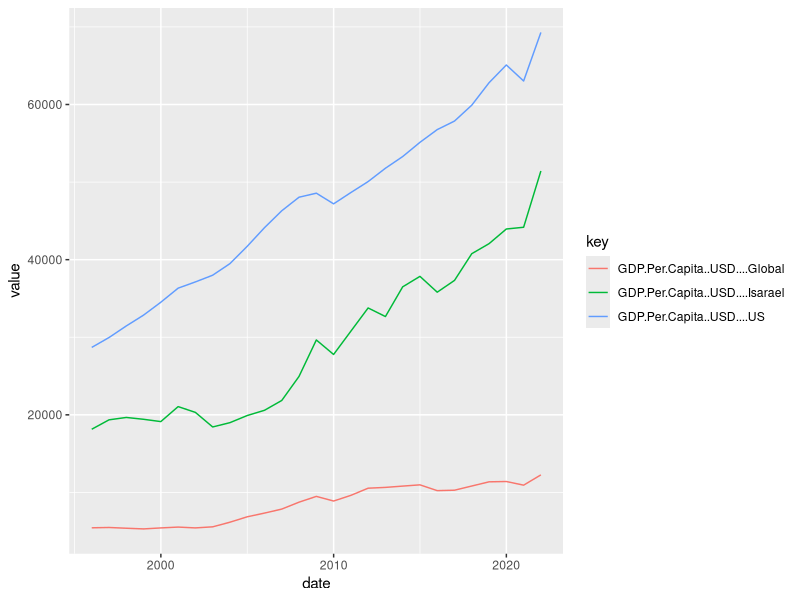

Write R code to recreate this figure.
## ---- chunk 1
library(dplyr)
library(ggplot2)
library(lubridate)
library(reshape2)
library(tidyr)
## ---- chunk 2
US <- read.csv("data/united-states-gdp-per-capita.csv")
Israel <- read.csv("data/israel-gdp-per-capita.csv")
Global <- read.csv("data/world-gdp-per-capita.csv")
all <- merge( merge(US, Israel, by = "date", all = TRUE ), Global, by = "date", all = TRUE )
all <- all[,c(1,2,4,6)]%>%gather(key,value,-date)
all$date <- dmy(all$date)
ggplot(data=all, aes(x=date, y=value, group=key,color=key)) +
  geom_line()
